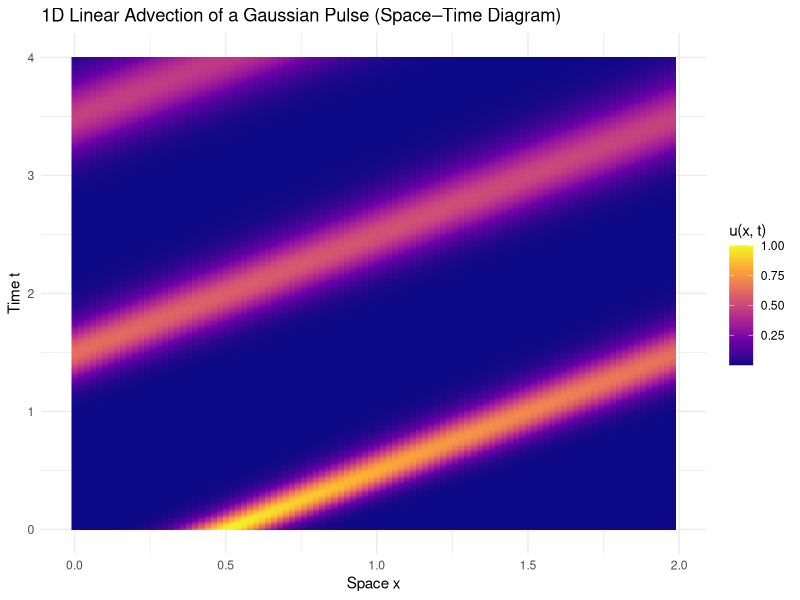

Generate this figure with R:
# 1D Linear Advection of a Gaussian Pulse
# ∂u/∂t + c ∂u/∂x = 0  with periodic boundaries

library(ggplot2)

#-----------------------------
# Parameters and grids
#-----------------------------
c <- 1 # advection speed
x_min <- 0
x_max <- 2
dx <- 0.02
x <- seq(x_min, x_max - dx, by = dx) # avoid double-counting x = 2
Nx <- length(x)

dt <- 0.01
t_max <- 4
time <- seq(0, t_max, by = dt)
Nt <- length(time)

# CFL number (for reference)
CFL <- c * dt / dx # should be <= 1 for this explicit scheme

#-----------------------------
# Initial condition: Gaussian pulse
#-----------------------------
x0 <- 0.5 # center of Gaussian
sigma <- 0.1
u <- exp(-(x - x0)^2 / (2 * sigma^2))

#-----------------------------
# Time stepping (upwind scheme, periodic BC)
#-----------------------------
u_store <- matrix(NA_real_, nrow = Nx, ncol = Nt) # rows: x, cols: t
u_store[, 1] <- u

for (n in 2:Nt) {
  u_new <- u

  # Interior points (i = 2..Nx)
  u_new[2:Nx] <- u[2:Nx] - CFL * (u[2:Nx] - u[1:(Nx - 1)])

  # Periodic boundary: point i = 1 uses i = Nx as "left" neighbor
  u_new[1] <- u[1] - CFL * (u[1] - u[Nx])

  u <- u_new
  u_store[, n] <- u
}

#-----------------------------
# Reshape data to long format for ggplot2
#-----------------------------
df <- expand.grid(
  x = x,
  time = time
)
df$u <- as.vector(u_store) # matches expand.grid(x, time) ordering

#-----------------------------
# Space-Time heatmap
#-----------------------------
ggplot(df, aes(x = x, y = time, fill = u)) +
  geom_raster() +
  scale_fill_viridis_c(option = "plasma") +
  labs(
    title = "1D Linear Advection of a Gaussian Pulse (Space–Time Diagram)",
    x = "Space x",
    y = "Time t",
    fill = "u(x, t)"
  ) +
  theme_minimal()
